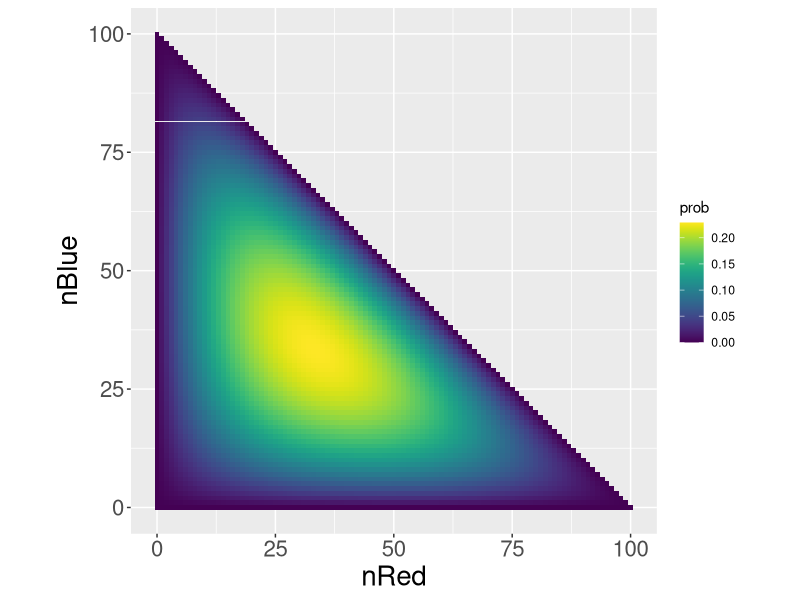
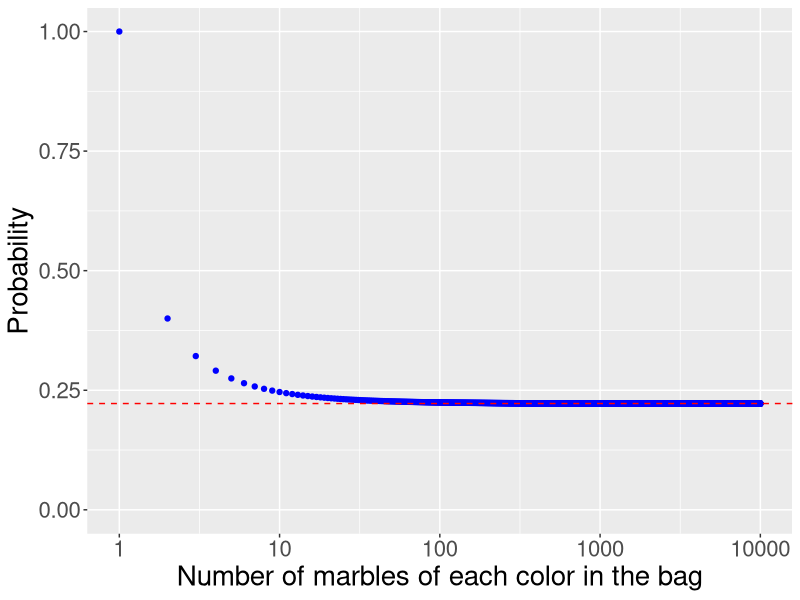

The R source for these figures, in order:
## ---- chunk 1
library(ggplot2)
library(viridis)
knitr::opts_knit$set(base.dir = "/home/swolf/website/", base.url = "/")
knitr::opts_chunk$set(fig.path = "figure/2021-06-25-foundMarbles/",fig.width=18,
                      fig.height = 12)
## ---- chunk 2
probAllThree = function(k,l,m){
    N = k + l + m
    prob = 6 * k * l * m/(N*(N-1)*(N-2))
    return(prob)
}
## ---- chunk 3
output = NULL
for(nRed in 0:100){
    nBlueMax = 100 - nRed
    for(nBlue in 0:nBlueMax){
        nGreen = 100 - nBlue - nRed
        prob = probAllThree(nRed, nBlue, nGreen)
        tst = data.frame(nRed, nBlue, nGreen, prob)
        output = rbind(output, tst)
    }
}
## ---- chunk 4
output[output$prob==0.2, ]
## ---- chunk 5
maxProb = max(output$prob)
output[output$prob==maxProb, ]
## ---- chunk 6
ggplot(output, aes(nRed, nBlue, fill=prob)) + geom_tile() +
    scale_fill_viridis(discrete=FALSE) +
    theme(aspect.ratio=1, axis.title=element_text(size=20), axis.text = element_text(size=16)) + 
    coord_fixed()
## ---- chunk 7
probAllThree(210,350,440)
## ---- chunk 8
n = 1:10000
p = probAllThree(n,n,n)
ggplot(data.frame(n,p), aes(n,p)) + geom_point(color='blue') + scale_x_continuous(trans='log10') +
    geom_hline(yintercept=2/9, linetype='dashed', color='red') + 
    theme(axis.title=element_text(size=20), axis.text = element_text(size=16)) + 
    xlab('Number of marbles of each color in the bag') + ylim(0,1) +
    ylab('Probability')
